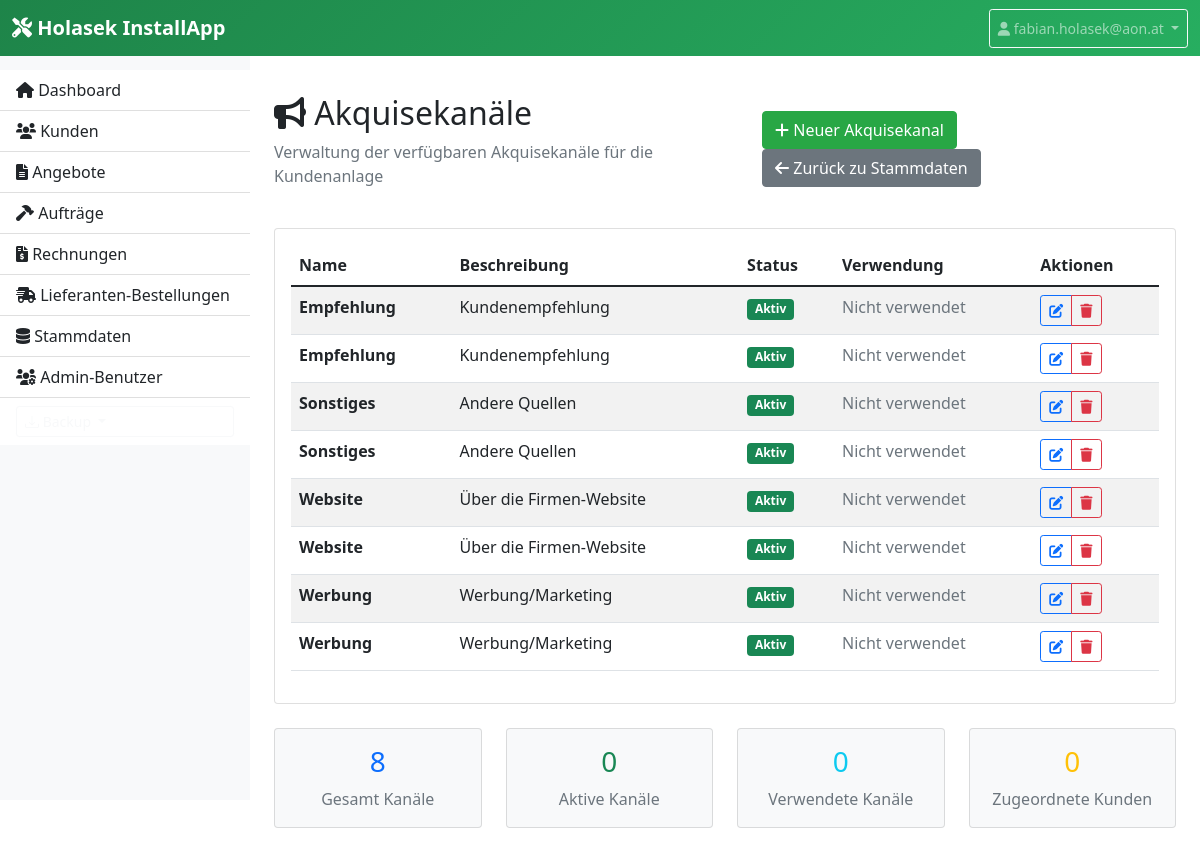
The app's page /stammdaten/akquise (signed in) with its own data.
### models.py (models this page shows, shortened)
class AcquisitionChannel(db.Model):
    id = db.Column(db.Integer, primary_key=True)
    name = db.Column(db.String(100), nullable=False, unique=True)
    description = db.Column(db.Text)
    is_active = db.Column(db.Boolean, default=True)
    created_at = db.Column(db.DateTime, default=datetime.utcnow)

### app.py (the view)
    @app.route('/stammdaten/akquise')
    @login_required
    def acquisition_channels():
        channels = AcquisitionChannel.query.order_by(AcquisitionChannel.name).all()
        return render_template('acquisition_channels.html', channels=channels)

### app.py (called while the page is built)
def login_required(login_function):
    from functools import wraps
    @wraps(login_function)
    def login_decorated_function(*args, **kwargs):
        if 'login_admin_id' not in session:
            return redirect(url_for('login'))
        return login_function(*args, **kwargs)
    return login_decorated_function

### templates/acquisition_channels.html (shortened to what this page needs)
{% extends "base.html" %}
{% block content %}
<div class="d-flex justify-content-between align-items-center mb-4">
    <div>
        <h2><i class="fas fa-bullhorn"></i> Akquisekanäle</h2>
        <p class="text-muted">Verwaltung der verfügbaren Akquisekanäle für die Kundenanlage</p>
    </div>
    <div>
        <a href="{{ url_for('new_acquisition_channel') }}" class="btn btn-primary">
            <i class="fas fa-plus"></i> Neuer Akquisekanal
        </a>
        <a href="{{ url_for('stammdaten') }}" class="btn btn-secondary">
            <i class="fas fa-arrow-left"></i> Zurück zu Stammdaten
        </a>
    </div>
</div>
{% if channels %}
<div class="card">
    <div class="card-body">
        <div class="table-responsive">
            <table class="table table-striped">
                <thead>
                    <tr>
                        <th>Name</th>
                        <th>Beschreibung</th>
                        <th>Status</th>
                        <th>Verwendung</th>
                        <th>Aktionen</th>
                    </tr>
                </thead>
                <tbody>
                    {% for channel in channels %}
                    <tr>
                        <td>
                            <strong>{{ channel.name }}</strong>
                        </td>
                        <td>
                            {{ channel.description or '-' }}
                        </td>
                        <td>
                            {% if channel.is_active %}
                                <span class="badge bg-success">Aktiv</span>
                            {% else %}
                                <span class="badge bg-secondary">Inaktiv</span>
                            {% endif %}
                        </td>
                        <td>
                            {% set customer_count = channel.customers|length %}
                            {% if customer_count > 0 %}
                                <span class="badge bg-info">{{ customer_count }} Kunde(n)</span>
                            {% else %}
                                <span class="text-muted">Nicht verwendet</span>
                            {% endif %}
                        </td>
                        <td>
                            <div class="btn-group" role="group">
                                <a href="{{ url_for('edit_acquisition_channel', id=channel.id) }}"
                                   class="btn btn-outline-primary btn-sm"
                                   title="Bearbeiten">
                                    <i class="fas fa-edit"></i>
                                </a>
                                {% if channel.customers|length == 0 %}
                                <a href="{{ url_for('delete_acquisition_channel', id=channel.id) }}"
                                   class="btn btn-outline-danger btn-sm"
                                   title="Löschen"
                                   onclick="return confirm('Akquisekanal &quot;{{ channel.name }}&quot; wirklich löschen?')">
                                    <i class="fas fa-trash"></i>
                                </a>
                                {% else %}
                                <button class="btn btn-outline-secondary btn-sm disabled"
                                        title="Kann nicht gelöscht werden - wird von Kunden verwendet"
                                        disabled>
                                    <i class="fas fa-lock"></i>
                                </button>
                                {% endif %}
                            </div>
                        </td>
                    </tr>
                    {% endfor %}
                </tbody>
            </table>
        </div>
    </div>
</div>
<div class="row mt-4">
    <div class="col-md-3">
        <div class="card bg-light">
            <div class="card-body text-center">
                <h3 class="text-primary">{{ channels|length }}</h3>
                <p class="text-muted mb-0">Gesamt Kanäle</p>
            </div>
        </div>
    </div>
    <div class="col-md-3">
        <div class="card bg-light">
            <div class="card-body text-center">
                {% set active_channels = 0 %}
                {% for channel in channels %}
                    {% if channel.is_active %}
                        {% set active_channels = active_channels + 1 %}
                    {% endif %}
                {% endfor %}
                <h3 class="text-success">{{ active_channels }}</h3>
                <p class="text-muted mb-0">Aktive Kanäle</p>
            </div>
        </div>
    </div>
    <div class="col-md-3">
        <div class="card bg-light">
            <div class="card-body text-center">
                {% set used_channels = 0 %}
                {% for channel in channels %}
                    {% if channel.customers %}
                        {% set used_channels = used_channels + 1 %}
                    {% endif %}
                {% endfor %}
                <h3 class="text-info">{{ used_channels }}</h3>
                <p class="text-muted mb-0">Verwendete Kanäle</p>
            </div>
        </div>
    </div>
    <div class="col-md-3">
        <div class="card bg-light">
            <div class="card-body text-center">
                {% set total_customers = 0 %}
                {% for channel in channels %}
                    {% set total_customers = total_customers + channel.customers|length %}
                {% endfor %}
                <h3 class="text-warning">{{ total_customers }}</h3>
                <p class="text-muted mb-0">Zugeordnete Kunden</p>
            </div>
        </div>
    </div>
</div>
{% endif %}
{% endblock %}

### templates/base.html (style rules this page uses)
.btn-primary { background-color: #28a745; border-color: #28a745; }

### records on screen
AcquisitionChannel: name "Empfehlung", description "Kundenempfehlung", is_active "Aktiv"
AcquisitionChannel: name "Empfehlung", description "Kundenempfehlung", is_active "Aktiv"
AcquisitionChannel: name "Sonstiges", description "Andere Quellen", is_active "Aktiv"
AcquisitionChannel: name "Sonstiges", description "Andere Quellen", is_active "Aktiv"
AcquisitionChannel: name "Website", description "Über die Firmen-Website", is_active "Aktiv"
AcquisitionChannel: name "Website", description "Über die Firmen-Website", is_active "Aktiv"
AcquisitionChannel: name "Werbung", description "Werbung/Marketing", is_active "Aktiv"
AcquisitionChannel: name "Werbung", description "Werbung/Marketing", is_active "Aktiv"

### other values on screen
{{ session.login_admin_username }} "fabian.holasek@aon.at"
{{ channels|length }} "8"
{{ active_channels }} "0"
{{ used_channels }} "0"
{{ total_customers }} "0"
